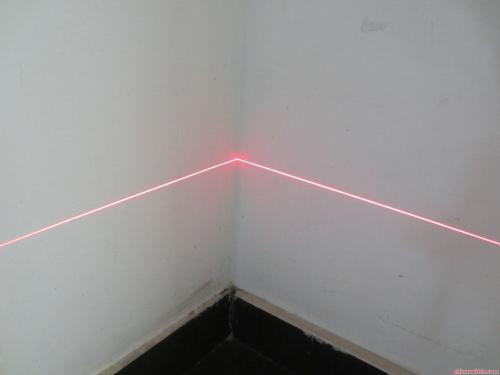
#> input picture OpenCV拟合与特征点识别/laser.jpg, 500 x 375 px
$ python '迭代求取直线分割点.py'
#> lines starting #> are read from the running program, lines starting #| are printed output that depends on the picture; after the words box and inside, x2 and y2 are one past the last pixel; in counts of white or black regions, pixels touching at a corner belong together
### OpenCV中心线提取/ExtCenterPts.py
import cv2
import numpy as np
# [9 lines left out: function ExtCenter, not called in this run]
def ExtremeCenter(gray,left= 0,right=0) :
    """
    return center points
    :param gray:input image
    :param left: left bounding
    :param right: right bounding
    :return: center point
    """
    row, col = gray.shape
    if left==0 and right==0:
        right = col
    #gray = cv2.cvtColor(,cv2.COLOR_BGR2GRAY)
    points= []
    print(col)
    #newimage = np.zeros((row,col),np.uint8)
    for i in range(col):
        if i>=left and i<=right:
            Prow = np.argmax(gray[:,i])
            points.append([i,Prow])
    return points

### OpenCV相机标定/FitLine.py
from scipy.optimize import leastsq
def residuals(p,Y,X):
    k,b = p
    return Y-(k*X+b)
def getFitline(points):
    """
    :param points:2-D ndarray
    :return:k,b
    """
    X = points[:,0]
    Y = points[:,1]
    p = [-2.,0]
    r = leastsq(residuals,p,args=(Y,X))
    return r[0]

### OpenCV拟合与特征点识别/迭代求取直线分割点.py
import cv2
import numpy as np
from OpenCV相机标定.FitLine import getFitline
from OpenCV中心线提取.ExtCenterPts import ExtremeCenter


def Crosspoint(line1,line2):
    k1, b1 = line1
    k2, b2 = line2
    x = (b2 - b1) / (k1 - k2)
    y = k1 * x + b1
    return x, y
img = cv2.imread("laser.jpg")
#> img is the input picture: shape (375, 500, 3); mean B, G, R 147.9, 148.1, 150.2
img = img[:,50:,:]
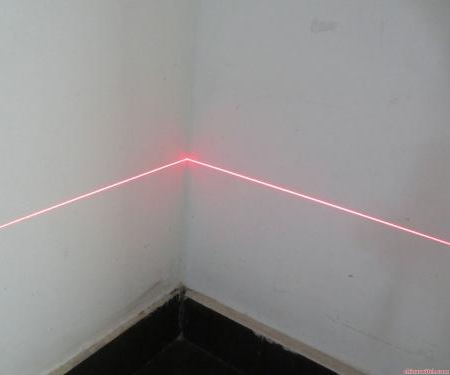
#> img: shape (375, 450, 3); mean B, G, R 144.1, 144.2, 147.1
gray = cv2.cvtColor(img,cv2.COLOR_BGR2GRAY)
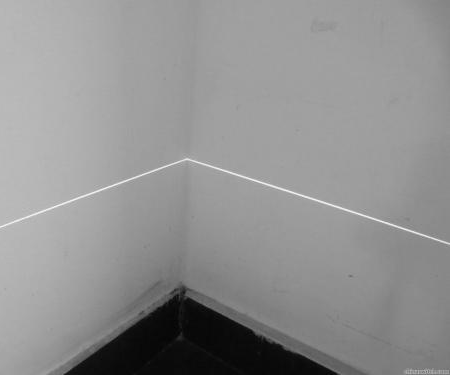
#> gray: shape (375, 450); min 1, max 247, mean 145.1

points = ExtremeCenter(gray)
#| 450
#> the loop in ExtremeCenter, `for i in range(col):` made 450 passes
#> Prow on passes 1 to 12: 226, 226, 226, 225, 225, 225, 224, 224, 223, 223, 223, 222
#> after the loop in ExtremeCenter, `for i in range(col):`: points = 450 pairs, first value 0 to 449, second value 159 to 243
error = 0.002
sort_points = sorted(points,key=lambda x:x[0])
#> sort_points has the same summary as points in ExtremeCenter
#print(points)
mididex = int(len(sort_points)/2)
#> mididex = 225
while(1):
    left_points = np.array(sort_points[0:mididex])
    right_points = np.array(sort_points[mididex:])
    print("#############################")
    print(left_points)
    line1 = getFitline(left_points)
    line2 = getFitline(right_points)
    crosspoint = Crosspoint(line1,line2)
    dists = np.sum(np.square(np.array(sort_points)-crosspoint),axis=1)
    minindex = np.argmin(dists)
    if mididex==minindex:
        break
    mididex = minindex
    # [6 lines of commented-out code are left out]
    print("index", mididex)
#> this loop made 4 passes
#> (k1 in Crosspoint, b1 in Crosspoint, k2 in Crosspoint, b2 in Crosspoint, x in Crosspoint, y in Crosspoint, minindex) on passes 1 to 3: (-0.312, 222.5, 0.325, 97.32, 196.6, 161.1, 197), (-0.359, 225.8, 0.324, 97.54, 187.7, 158.4, 188), (-0.365, 226.2, 0.324, 97.7, 186.6, 158.1, 187)
#> (k1 in Crosspoint, b1 in Crosspoint, k2 in Crosspoint, b2 in Crosspoint, x in Crosspoint, y in Crosspoint, minindex) on pass 4: (-0.365, 226.2, 0.324, 97.72, 186.6, 158.1, 187)
#> (printed output is left out)
k1,b1 = line1
#> k1 = -0.365; b1 = 226.2
k2,b2 = line2
#> k2 = 0.324; b2 = 97.72
cv2.line(img,tuple(map(int,crosspoint)),(0,int(b1)),[255,0,0],1)
cv2.line(img,tuple(map(int,crosspoint)),(1000,int(1000*k2+b2)),[255,0,0],1)
cv2.putText(img,"[{:.3f},{:.3f}]".format(crosspoint[0],crosspoint[1]),tuple(sort_points[mididex]),cv2.FONT_HERSHEY_SIMPLEX,0.6,(0,255),1,lineType=cv2.LINE_8)
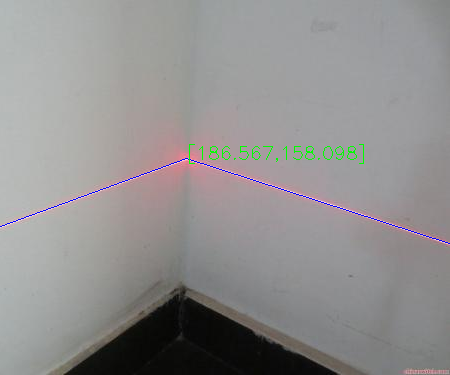
#> img: shape (375, 450, 3); mean B, G, R 143.8, 143.9, 146
cv2.circle(img,tuple(sort_points[mididex]),4,[0,255,0])
#> img: shape (375, 450, 3); 0.01% of pixels changed, all inside (x1, y1, x2, y2) = (183, 155, 192, 164)
cv2.namedWindow("img",0)
cv2.imshow("img",img)
cv2.waitKey(0)
